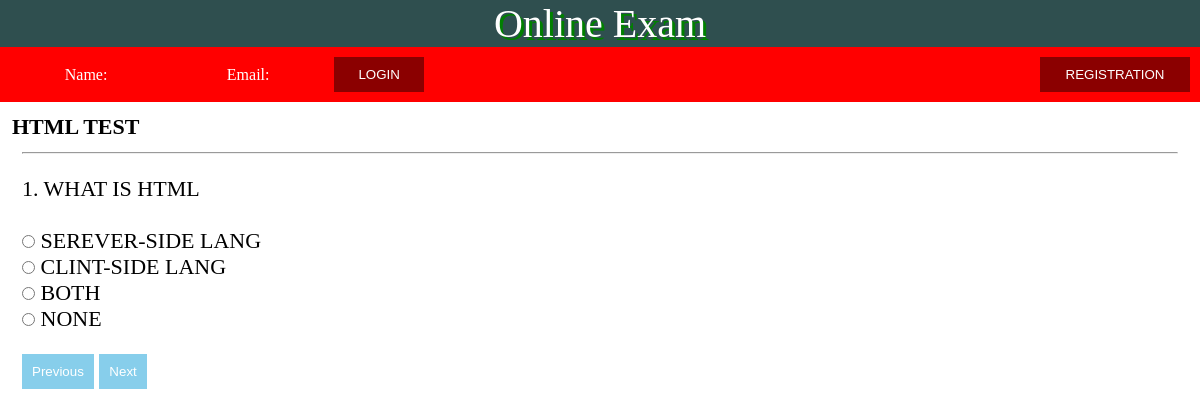
/test.php?id=7, run on the app's committed database.
### tables this page shows
CREATE TABLE `subject` (
  `id` int(11) NOT NULL,
  `name` varchar(50) NOT NULL,
  `dt` datetime NOT NULL
);

CREATE TABLE `exam` (
  `id` int(11) NOT NULL,
  `subject` varchar(100) NOT NULL,
  `ques_id` int(11) NOT NULL,
  `ques` varchar(1000) NOT NULL,
  `op1` varchar(100) NOT NULL,
  `op2` varchar(100) NOT NULL,
  `op3` varchar(100) NOT NULL,
  `op4` varchar(100) NOT NULL,
  `ans` varchar(100) NOT NULL
);

### test.php (the view, shortened to what this page needs)
<?php
		include("header.php");
		$id = $_GET['id'];
		$sql = "SELECT * FROM subject WHERE id = '$id' ";
		$result = $conn->query($sql);
		if ($result->num_rows > 0)
		{
			while($row = $result->fetch_assoc())
			{
			   $subject = $row['name'];
			}
		}
		$num = 1;
?>
<div>
	<div id="user-login-data">
		<table cellspacing="10px">
			<tr>
				<td>
					<label>Name:</label>
				</td>
				<td>
					<label>Email:</label>
				 </td>
				<td>
					<?php include("navmenu.php"); ?>
				</td>
			</tr>
		</table>
	</div>
	<div id="user-subject-exam">
				<form  method="POST">
						<table cellspacing="20%">
								<tr>
									<th id="left"><?php echo $subject; ?> Test</th>
								</tr>
								<tr>
									<td colspan="3">
										<hr/>
									</td>
								</tr>
								<?php
										$sql = "SELECT * FROM exam WHERE subject = '$subject' AND ques_id = '$num' ";
										$result = $conn->query($sql);
										if ($result->num_rows > 0)
										{
											while($row = $result->fetch_assoc())
											{
													$userdata = $row;
								?>
													<tr>
															<td id="left">
																<?php echo $num."."; ?>
																<?php echo $userdata['ques']; ?>
															<br><br>
																<input type="radio" name="option" value="<?php echo $userdata['op1']; ?>">
																<?php echo $userdata['op1']; ?>
															<br>
																<input type="radio" name="option" value="<?php echo $userdata['op2']; ?>">
																<?php echo $userdata['op2']; ?>
															<br>
																<input type="radio" name="option" value="<?php echo $userdata['op3']; ?>">
																<?php echo $userdata['op3']; ?>
															<br>
																<input type="radio" name="option" value="<?php echo $userdata['op2']; ?>">
																<?php echo $userdata['op4']; ?>
															</td>
													</tr>
								<?php
											}
										}
								?>
													<tr>
														<td>
															<?php
																if($num<10)
																{
														 	?>
																	<input type="submit" name="prev" value="previous" class="funbutton">
																	<input type="submit" name="next" value="next" class="funbutton">
														    <?php
																}
															?>
														</td>
													</tr>
					</table>
				</form>
	</div>
</div>

### style.css (style rules this page uses)
* { padding: 0%; margin: 0%; }
#user-login-data { background-color: red; }
#user-login-data table { color: white; width: 100%; text-align: center; }
#user-subject-exam form table { font-size: 22px; text-transform: uppercase; padding: 10px; width: 100%; }
#user-subject-exam form table #left { text-align: left; }
#user-subject-exam form table tr td { padding: 10px; }
.funbutton { border: transparent; background-color: skyblue; color: white; text-transform: capitalize; padding: 10px; }

### data on the page
subject: name "HTML"
exam: num "1", ques "WHAT IS HTML", op1 "SEREVER-SIDE LANG", op2 "CLINT-SIDE LANG", op3 "BOTH", op4 "NONE"
